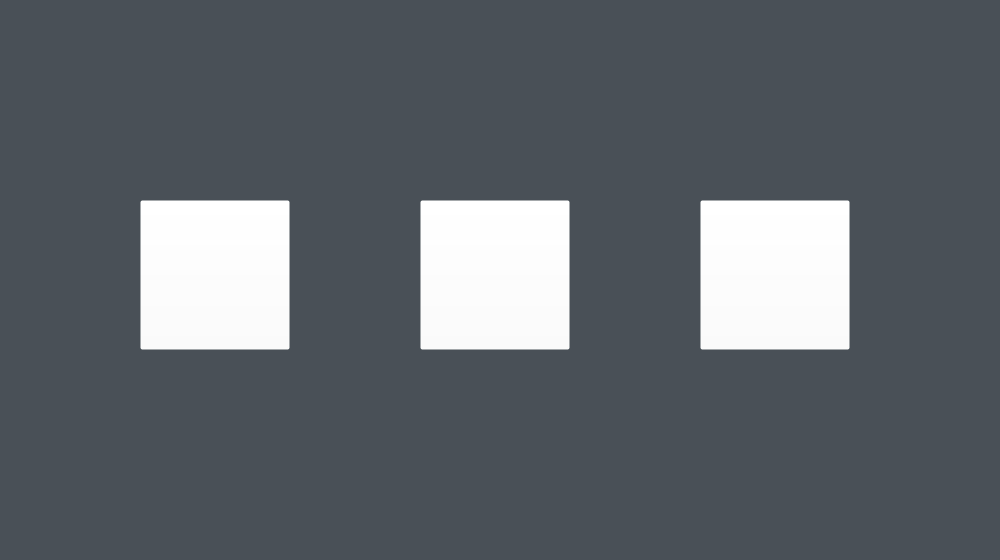
<?xml version="1.0" encoding="UTF-8"?>
<ui version="4.0">
 <class>ThreeChoicesWindow</class>
 <widget class="QWidget" name="ThreeChoicesWindow">
  <property name="geometry">
   <rect>
    <x>0</x>
    <y>0</y>
    <width>1000</width>
    <height>560</height>
   </rect>
  </property>
  <property name="windowTitle">
   <string>ThreeChoicesWindow</string>
  </property>
  <widget class="QWidget" name="widget_background" native="true">
   <property name="geometry">
    <rect>
     <x>0</x>
     <y>0</y>
     <width>1000</width>
     <height>560</height>
    </rect>
   </property>
   <property name="styleSheet">
    <string notr="true">background-color: rgb(73, 80, 87);</string>
   </property>
   <widget class="ResPushButton" name="btn_continue">
    <property name="geometry">
     <rect>
      <x>700</x>
      <y>200</y>
      <width>150</width>
      <height>150</height>
     </rect>
    </property>
    <property name="styleSheet">
     <string notr="true">background-color: rgba(255, 255, 255, 0);</string>
    </property>
    <property name="text">
     <string/>
    </property>
    <property name="iconSize">
     <size>
      <width>150</width>
      <height>150</height>
     </size>
    </property>
   </widget>
   <widget class="ResPushButton" name="btn_create">
    <property name="geometry">
     <rect>
      <x>420</x>
      <y>200</y>
      <width>150</width>
      <height>150</height>
     </rect>
    </property>
    <property name="styleSheet">
     <string notr="true">background-color: rgba(255, 255, 255, 0);</string>
    </property>
    <property name="text">
     <string/>
    </property>
    <property name="iconSize">
     <size>
      <width>150</width>
      <height>150</height>
     </size>
    </property>
   </widget>
   <widget class="ResPushButton" name="btn_display">
    <property name="geometry">
     <rect>
      <x>140</x>
      <y>200</y>
      <width>150</width>
      <height>150</height>
     </rect>
    </property>
    <property name="focusPolicy">
     <enum>Qt::NoFocus</enum>
    </property>
    <property name="styleSheet">
     <string notr="true">background-color: rgba(255, 255, 255, 0);</string>
    </property>
    <property name="text">
     <string/>
    </property>
    <property name="iconSize">
     <size>
      <width>150</width>
      <height>150</height>
     </size>
    </property>
   </widget>
   <zorder>btn_create</zorder>
   <zorder>btn_display</zorder>
   <zorder>btn_continue</zorder>
  </widget>
 </widget>
 <layoutdefault spacing="6" margin="11"/>
 <customwidgets>
  <customwidget>
   <class>ResPushButton</class>
   <extends>QPushButton</extends>
   <header location="global">F:\MIProject\MusicVisualization\MusicVisualization\src\Module\QtWidget\respushbutton.h</header>
  </customwidget>
 </customwidgets>
 <resources/>
 <connections/>
</ui>
